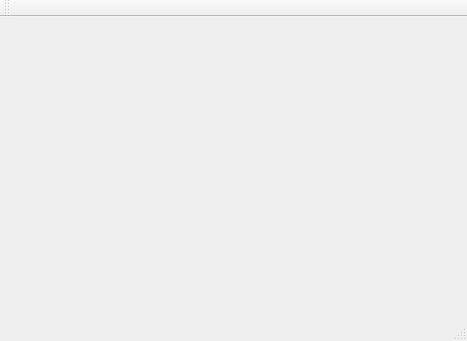
<?xml version="1.0" encoding="UTF-8"?>
<ui version="4.0">
 <class>MainWindow</class>
 <widget class="QMainWindow" name="MainWindow">
  <property name="geometry">
   <rect>
    <x>0</x>
    <y>0</y>
    <width>467</width>
    <height>341</height>
   </rect>
  </property>
  <property name="windowTitle">
   <string>MainWindow</string>
  </property>
  <widget class="QWidget" name="centralWidget"/>
  <widget class="QMenuBar" name="menuBar">
   <property name="geometry">
    <rect>
     <x>0</x>
     <y>0</y>
     <width>467</width>
     <height>23</height>
    </rect>
   </property>
  </widget>
  <widget class="QToolBar" name="mainToolBar">
   <attribute name="toolBarArea">
    <enum>TopToolBarArea</enum>
   </attribute>
   <attribute name="toolBarBreak">
    <bool>false</bool>
   </attribute>
  </widget>
  <widget class="QStatusBar" name="statusBar"/>
 </widget>
 <layoutdefault spacing="6" margin="11"/>
 <resources/>
 <connections/>
</ui>
